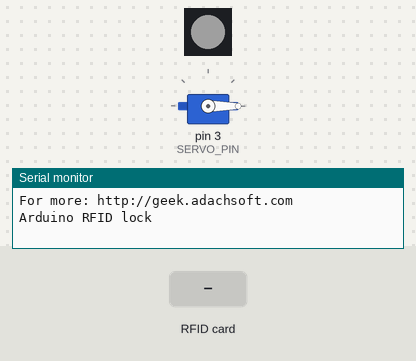
A sketch run on a simulated Arduino Uno, built with avr-gcc and run on an emulated ATmega328P. On the bench: servo, 1 RGB LEDs in strip order, left to right, the last lines printed to the serial monitor. Inputs (shaded band) come from the test bench. Dim RGB values are drawn brighter than linear.

Above: at 0.1 s.
At 1.7 s:
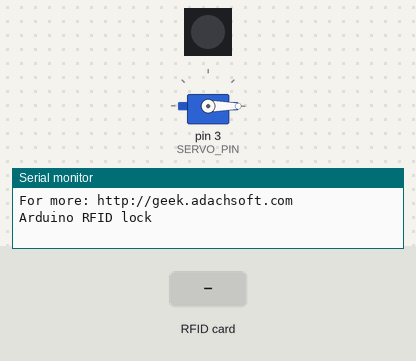
1.8 s: RFID card 5E 7A 19 C4 held to the reader
At 2.2 s:
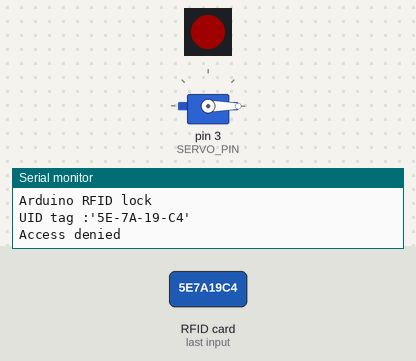
Timing chart, 0 to 4.8 s (numbered marks = the images above; inputs shaded):
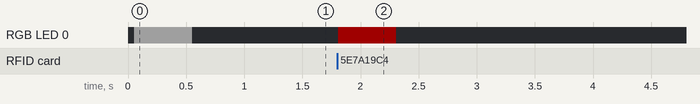

Measured:
- after the input at 1.8 s, RGB LED 0: off → RGB(32, 0, 0) at once, → off 0.50 s later

The sketch:

rfid_with_servo_ino.ino
```cpp
/*
 * http://geek.adachsoft.com
 *
 *
 *
*/
#include <SPI.h>
#include <MFRC522.h>
#include <Servo.h>
#include <Adafruit_NeoPixel.h>


#define LED_PIN A0
Adafruit_NeoPixel pixels = Adafruit_NeoPixel(1, LED_PIN, NEO_GRB + NEO_KHZ800);

#define SERVO_PIN 3
Servo myservo;  // create servo object to control a servo

#define SS_PIN 10
#define RST_PIN 9
MFRC522 mfrc522(SS_PIN, RST_PIN);   // Create MFRC522 instance.


void setup() {
  Serial.begin(115200);
  SPI.begin();
  mfrc522.PCD_Init();
  Serial.println("For more: http://geek.adachsoft.com");
  Serial.println("Arduino RFID lock");
  Serial.println("");

  myservo.attach(SERVO_PIN);
  myservo.write( 0 );


  pixels.begin();
  pixels.setPixelColor(0, 32, 32, 32);
  pixels.show();
  delay(500);
  pixels.setPixelColor(0, 0, 0, 0);
  pixels.show();
}

void loop(){
  //Look for new cards
  if ( !mfrc522.PICC_IsNewCardPresent() ){
    return;
  }
  //Select one of the cards
  if ( !mfrc522.PICC_ReadCardSerial() ) {
    return;
  }

  String content= "";
  byte letter;
  for( byte i = 0; i < mfrc522.uid.size; i++ ){
     content.concat(String(mfrc522.uid.uidByte[i], HEX));
     if( i < mfrc522.uid.size-1 ) content+="-";
  }
  content.toUpperCase();
  Serial.println();
  Serial.println("UID tag :'" + content + "'");

  if( content == "77-39-50-39" ){
    Serial.println("Authorized access");
    myservo.write( 90 );

    pixels.setPixelColor(0, 0, 32, 0);
    pixels.show();

    delay(1000);
    myservo.write( 0 );

    pixels.setPixelColor(0, 0, 0, 0);
    pixels.show();
  }else{
    Serial.println("Access denied");
    pixels.setPixelColor(0, 32, 0, 0);
    pixels.show();
    delay(500);
    pixels.setPixelColor(0, 0, 0, 0);
    pixels.show();
  }

  delay(1000);
} 
```
